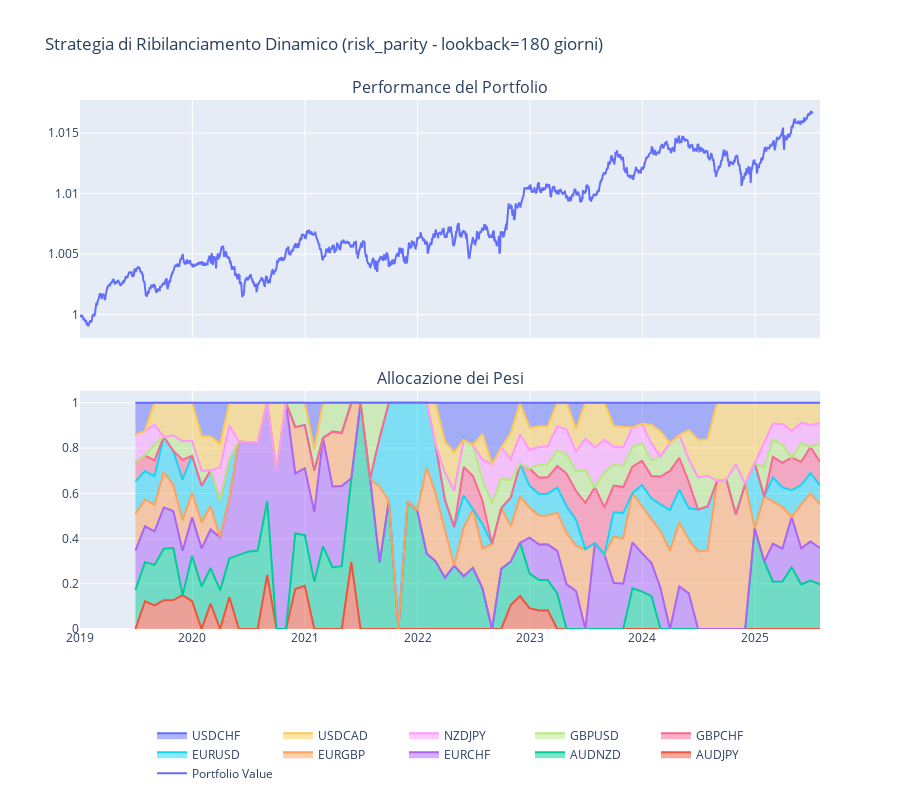
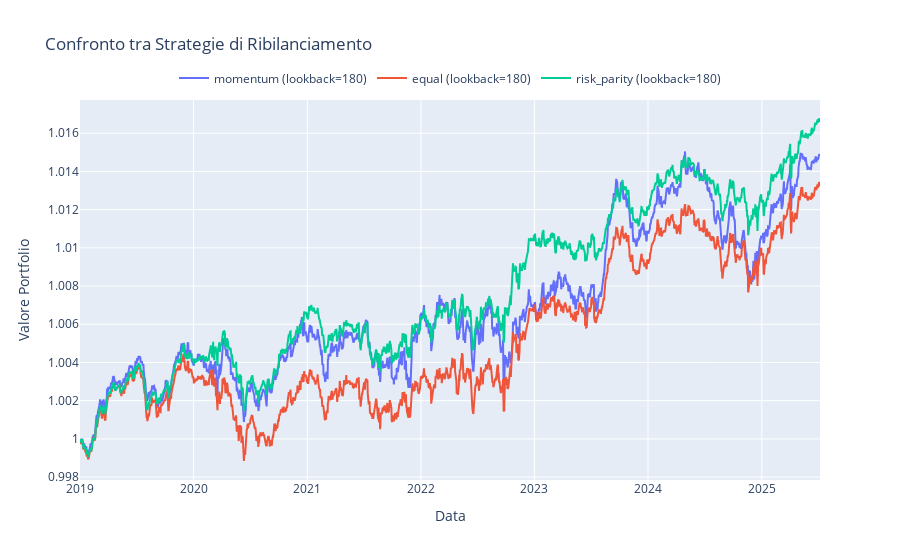

The notebook cell saved with these charts, in order:
### Markdown cell above
# Regola di Esclusione delle Strategie in Perdita

Il sistema di ribilanciamento dinamico è stato configurato con una regola fondamentale:

1. **Esclusione delle strategie in perdita**: Non investiamo mai in strategie che hanno un rendimento negativo durante il periodo di lookback
2. **Gestione caso limite**: Se tutte le strategie sono in perdita, manteniamo il capitale in liquidità (pesi = 0)

Questo approccio è implementato in tutti i metodi di allocazione (momentum, equal weight, risk parity) e fornisce una protezione aggiuntiva contro i drawdown.

### Code cell
# Visualizza i risultati della migliore strategia
if len(results_df) > 0:
    # Ottieni la migliore strategia per Sharpe ratio
    best_idx = results_df['sharpe_ratio'].idxmax()
    best_strategy = results_df.loc[best_idx]
    
    # Recupera i risultati completi
    result = best_strategy['result']
    portfolio_data = result['portfolio_data']
    weights_df = result['weights']
    
    print(f"\nMiglior strategia: {best_strategy['method']} con lookback={best_strategy['lookback']}")
    print(f"Rendimento annuale: {best_strategy['annual_return']:.2%}")
    print(f"Sharpe Ratio: {best_strategy['sharpe_ratio']:.2f}")
    print(f"Max Drawdown: {best_strategy['max_drawdown']:.2%}")
    
    # Grafico della performance
    fig = make_subplots(
        rows=2, cols=1, 
        shared_xaxes=True,
        vertical_spacing=0.1,
        subplot_titles=("Performance del Portfolio", "Allocazione dei Pesi")
    )
    
    # Performance chart
    fig.add_trace(
        go.Scatter(
            x=portfolio_data.index, 
            y=portfolio_data['value'],
            mode='lines',
            name='Portfolio Value'
        ),
        row=1, col=1
    )
    
    # Heatmap per i pesi
    weights_df_resampled = weights_df.resample('M').ffill()  # Ricampiona per leggibilità
    
    # Plot dei pesi nel tempo come aree impilate
    for col in weights_df_resampled.columns:
        fig.add_trace(
            go.Scatter(
                x=weights_df_resampled.index,
                y=weights_df_resampled[col],
                mode='lines',
                stackgroup='one',
                name=col
            ),
            row=2, col=1
        )
    
    fig.update_layout(
        height=800,
        title=f"Strategia di Ribilanciamento Dinamico ({best_strategy['method']} - lookback={best_strategy['lookback']} giorni)",
        legend=dict(
            orientation="h",
            yanchor="bottom",
            y=-0.3,
            xanchor="center",
            x=0.5
        )
    )
    
    fig.show()
    
    # Tabella dei pesi finali
    print("\nPesi finali:")
    last_weights = weights_df.iloc[-1].sort_values(ascending=False)
    for asset, weight in last_weights.items():
        print(f"{asset}: {weight:.2%}")
        
    # Confronta con altre strategie
    best_methods = {}
    for method in results_df['method'].unique():
        best_method_idx = results_df[results_df['method'] == method]['sharpe_ratio'].idxmax()
        best_methods[method] = results_df.loc[best_method_idx]
    
    # Crea un grafico per confrontare le strategie
    fig2 = go.Figure()
    
    for method, data in best_methods.items():
        result = data['result']
        portfolio_data = result['portfolio_data']
        fig2.add_trace(
            go.Scatter(
                x=portfolio_data.index,
                y=portfolio_data['value'],
                mode='lines',
                name=f"{method} (lookback={data['lookback']})"
            )
        )
    
    fig2.update_layout(
        title="Confronto tra Strategie di Ribilanciamento",
        xaxis_title="Data",
        yaxis_title="Valore Portfolio",
        legend=dict(
            orientation="h",
            yanchor="bottom",
            y=1.02,
            xanchor="center",
            x=0.5
        )
    )
    
    fig2.show()
